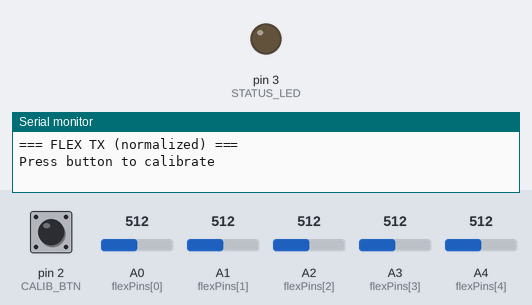
Bench run of a sketch on a simulated Arduino Uno, built with avr-gcc and run on an emulated ATmega328P. On the bench: output pins drawn as LEDs (lit = HIGH), the last lines printed to the serial monitor. Inputs (shaded band) come from the test bench; at power-on: pin 2 (CALIB_BTN) HIGH, A0 (flexPins[0]) = 512, A1 (flexPins[1]) = 512, A2 (flexPins[2]) = 512, A3 (flexPins[3]) = 512, A4 (flexPins[4]) = 512. No radio packets arrive unless stated.

Above: at 1.2 s.
1.3 s: pin 2 (CALIB_BTN) pulled LOW for 0.15 s
2.9 s: pin 2 (CALIB_BTN) pulled LOW for 1 s
At 3.1 s:
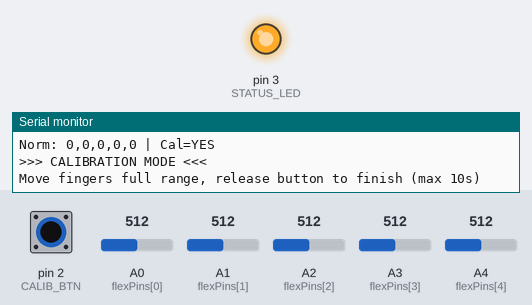
5.9 s: pin 2 (CALIB_BTN) pulled LOW for 3.2 s
At 10.9 s:
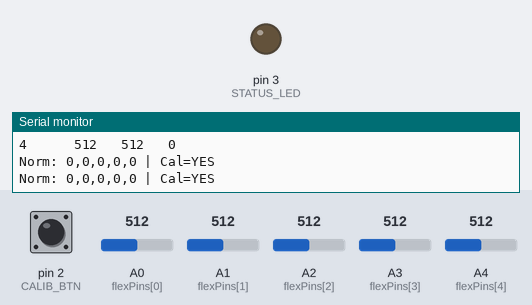
Timing chart, 0 to 12.4 s (numbered marks = the images above; inputs shaded):
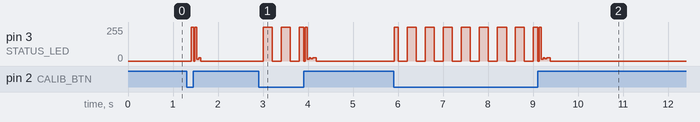

Measured:
- after the input at 2.9 s, pin 3 (STATUS_LED): 0/255 → 255/255 after 0.11 s, → 0/255 0.20 s later, → 255/255 0.20 s later, → 0/255 0.19 s later, … (12 changes in this stretch)
- after the input at 5.9 s, pin 3 (STATUS_LED): 0/255 → 255/255 at once, → 0/255 0.10 s later, → 255/255 0.20 s later, → 0/255 0.20 s later, … (24 changes in this stretch)

The sketch:

flex_tx.ino
```cpp
#include <SPI.h>
#include <nRF24L01.h>
#include <RF24.h>

RF24 radio(9, 10);
const byte address[6] = "FLEX1";

const uint8_t flexPins[5] = {A0, A1, A2, A3, A4};
const uint8_t CALIB_BTN = 2;
const uint8_t STATUS_LED = 3;

struct FlexPayload {
  uint16_t flexNorm[5];  // 0..1000 normalized
  uint32_t ms;
  uint8_t  calibrated;  // 1 if calibrated
};
FlexPayload payload;

struct CalibData {
  uint16_t minVal[5];
  uint16_t maxVal[5];
  bool isCalibrated;
};
CalibData calib = {
  {1023,1023,1023,1023,1023},
  {0,0,0,0,0},
  false
};

const uint8_t AVG_N = 5;
uint16_t hist[5][AVG_N];
uint8_t idx = 0;

const uint8_t MAX_RETRIES = 3;
const uint8_t MAX_CONSEC_FAILS = 10;
uint32_t consecFails = 0;

uint16_t clampU16(uint16_t x, uint16_t a, uint16_t b) {
  if (x < a) return a;
  if (x > b) return b;
  return x;
}

uint16_t mapTo1000(uint16_t raw, uint16_t inMin, uint16_t inMax) {
  if (inMax <= inMin + 5) return 0; // avoid divide by tiny range
  raw = clampU16(raw, inMin, inMax);
  uint32_t num = (uint32_t)(raw - inMin) * 1000UL;
  uint32_t den = (uint32_t)(inMax - inMin);
  return (uint16_t)(num / den); // 0..1000
}

void initRadio() {
  if (!radio.begin()) {
    while (1) {
      digitalWrite(STATUS_LED, !digitalRead(STATUS_LED));
      delay(100);
    }
  }
  radio.setPALevel(RF24_PA_LOW);        // more stable than HIGH
  radio.setDataRate(RF24_250KBPS);
  radio.setChannel(108);
  radio.setRetries(5, 15);
  radio.setAutoAck(true);
  radio.openWritingPipe(address);
  radio.stopListening();
}

void calibrateSensors() {
  Serial.println("\n>>> CALIBRATION MODE <<<");
  Serial.println("Move fingers full range, release button to finish (max 10s)");

  for (uint8_t i = 0; i < 5; i++) {
    calib.minVal[i] = 1023;
    calib.maxVal[i] = 0;
  }

  uint32_t start = millis();
  while (digitalRead(CALIB_BTN) == LOW && (millis() - start < 10000)) {
    for (uint8_t i = 0; i < 5; i++) {
      uint16_t raw = analogRead(flexPins[i]);
      if (raw < calib.minVal[i]) calib.minVal[i] = raw;
      if (raw > calib.maxVal[i]) calib.maxVal[i] = raw;
    }
    digitalWrite(STATUS_LED, (millis() / 200) & 1);
    delay(10);
  }
  digitalWrite(STATUS_LED, LOW);
  calib.isCalibrated = true;

  Serial.println("Sensor | Min | Max | Range");
  for (uint8_t i = 0; i < 5; i++) {
    Serial.print(i); Serial.print("      ");
    Serial.print(calib.minVal[i]); Serial.print("   ");
    Serial.print(calib.maxVal[i]); Serial.print("   ");
    Serial.println(calib.maxVal[i] - calib.minVal[i]);
  }
}

uint16_t readSmoothed(uint8_t ch) {
  uint16_t raw = analogRead(flexPins[ch]);
  hist[ch][idx] = raw;

  uint32_t sum = 0;
  for (uint8_t i = 0; i < AVG_N; i++) sum += hist[ch][i];
  return (uint16_t)(sum / AVG_N);
}

bool transmitData() {
  for (uint8_t a = 0; a < MAX_RETRIES; a++) {
    if (radio.write(&payload, sizeof(payload))) return true;
    delayMicroseconds(500);
  }
  return false;
}

void setup() {
  Serial.begin(115200);
  pinMode(CALIB_BTN, INPUT_PULLUP);
  pinMode(STATUS_LED, OUTPUT);
  digitalWrite(STATUS_LED, LOW);

  for (uint8_t ch = 0; ch < 5; ch++) {
    uint16_t seed = analogRead(flexPins[ch]);
    for (uint8_t i = 0; i < AVG_N; i++) hist[ch][i] = seed;
  }

  initRadio();
  Serial.println("\n=== FLEX TX (normalized) ===");
  Serial.println("Press button to calibrate");
}

void loop() {
  if (digitalRead(CALIB_BTN) == LOW) {
    calibrateSensors();
    return;
  }

  // Build payload
  for (uint8_t i = 0; i < 5; i++) {
    uint16_t raw = readSmoothed(i);

    // If not calibrated, use a safe default mapping
    uint16_t inMin = calib.isCalibrated ? calib.minVal[i] : 300;
    uint16_t inMax = calib.isCalibrated ? calib.maxVal[i] : 700;

    payload.flexNorm[i] = mapTo1000(raw, inMin, inMax);
  }
  payload.ms = millis();
  payload.calibrated = calib.isCalibrated ? 1 : 0;

  bool ok = transmitData();
  if (ok) {
    consecFails = 0;
    digitalWrite(STATUS_LED, HIGH); delay(2); digitalWrite(STATUS_LED, LOW);
  } else {
    consecFails++;
    digitalWrite(STATUS_LED, HIGH); delay(50); digitalWrite(STATUS_LED, LOW);
  }

  if (consecFails >= MAX_CONSEC_FAILS) {
    Serial.println("Re-init radio (too many fails)");
    initRadio();
    consecFails = 0;
  }

  static uint32_t lastPrint = 0;
  if (millis() - lastPrint > 1500) {
    Serial.print("Norm: ");
    for (uint8_t i = 0; i < 5; i++) {
      Serial.print(payload.flexNorm[i]);
      Serial.print(i < 4 ? "," : "");
    }
    Serial.print(" | Cal=");
    Serial.println(payload.calibrated ? "YES" : "NO");
    lastPrint = millis();
  }

  idx = (idx + 1) % AVG_N;
  delay(20);
}
```
